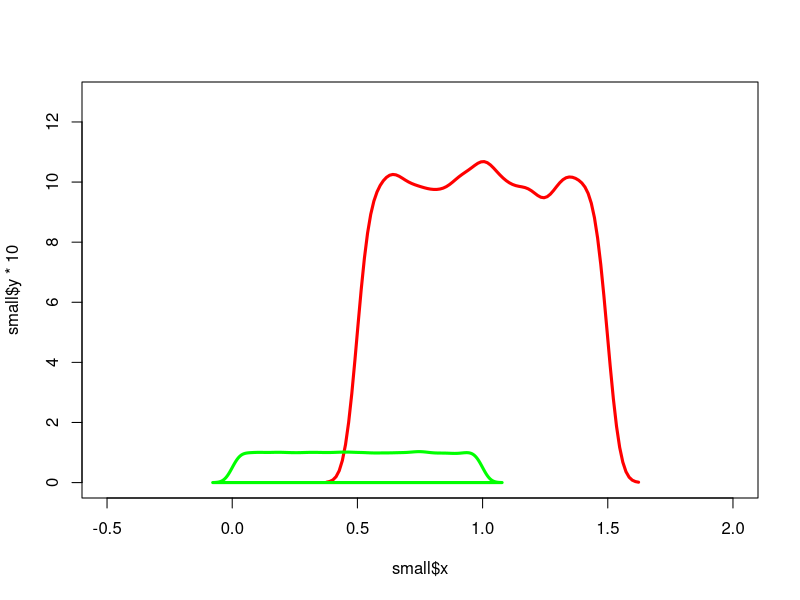

Reproduce this figure in R.
small <- density(runif(10000,0.5,1.5),n=100)
large <- density(runif(100000,0,1),n=1000)
ylim <- c(0,max(c(large$y,small$y*10))*1.2)
plot(small$y*10~small$x,xlim=c(-0.5,2),ylim=ylim,col="red",lwd=3,type="l")
polygon(large$y~large$x,border="green",lwd=3)
